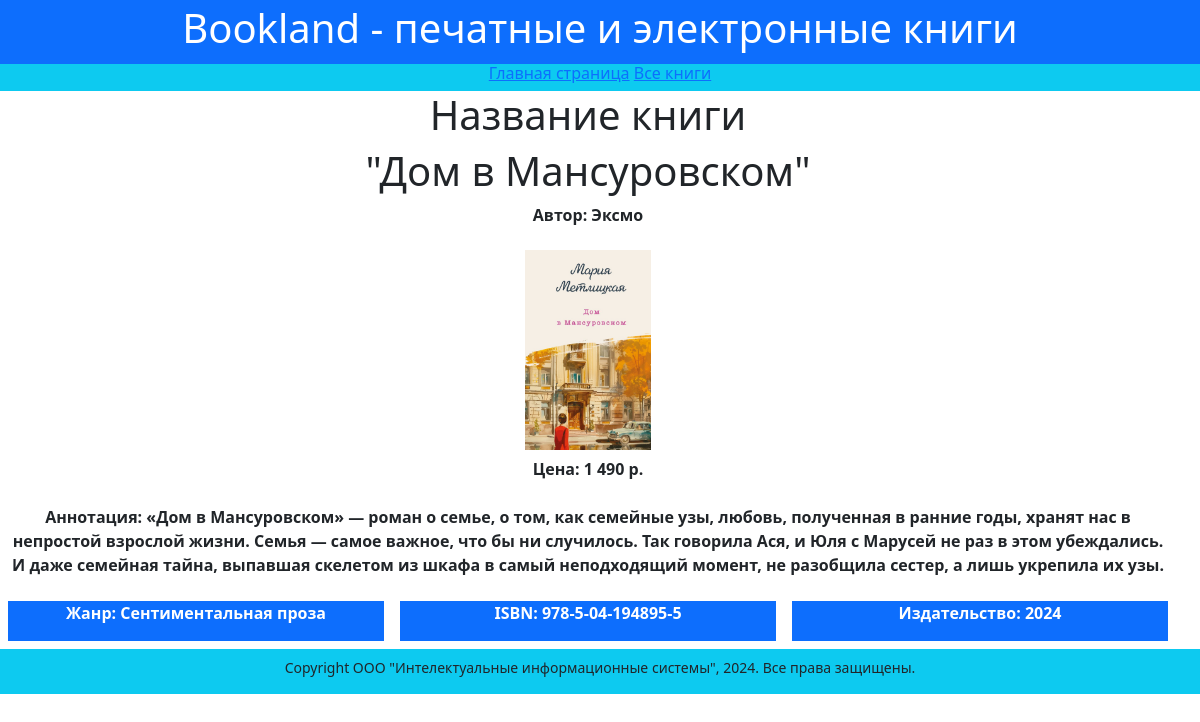
/book_list/3, run on the app's committed database.
### tables this page shows
CREATE TABLE "books" (
	"id"	integer NOT NULL,
	"title"	varchar(200) NOT NULL,
	"genre"	varchar(200) NOT NULL,
	"publisher"	varchar(200) NOT NULL,
	"year"	varchar(4) NOT NULL,
	"author"	varchar(100) NOT NULL,
	"description"	text NOT NULL,
	"isbn"	varchar(13) NOT NULL,
	"price"	varchar(10) NOT NULL,
	"photo"	varchar(100) NOT NULL,
	PRIMARY KEY("id" AUTOINCREMENT)
);

### routes.py (the view)
@app.route('/book_list/<book_id>')
def book_detail(book_id):
    connect = get_db_conn()
    book_ = connect.execute('SELECT * FROM books WHERE id = ?', (int(book_id),))
    book = dict(zip(attr, list(book_)[0]))
    connect.close()
    return render_template('book_detail.html', book=book)

### routes.py (called while the page is built)
def get_db_conn():
    connect = sqlite3.connect('db.sqlite3')
    cursor = connect.cursor()
    return cursor

### templates/book_detail.html
{% extends "base.html" %}
{% block content %}
<div class="container">
    <div class="row text-centr">
        <h1>Название книги </h1>
        <h1>"{{ book.title}}"</h1>
    </div>
    <div class="row text-centr">
        <p><strong>Автор: {{ book.author }}</strong>
    </div>
    <a href="/static/images/{{ book.photo }}"
            class="btn text-center"
            target="blank">
        <img src="/static/images/{{ book.photo }}" alt="connect"
         style="max-height:200px">
    </a>
    <div class="row text-centr">
        <div class="col">
            <p><strong>Цена: {{ book.price }}</strong>
        </div>
    </div>
    <div class="row my-2">
            <p><strong>Аннотация: {{ book.description }}</strong>
    </div>
    <div class="row my-2">
        <div class="col mx-2 bg-primary text-white">
            <p><strong>Жанр: {{ book.genre }}</strong>
        </div>
        <div class="col mx-2 bg-primary text-white">
            <p><strong>ISBN: {{ book.isbn }}</strong>
        </div>
        <div class="col mx-2 bg-primary text-white">
            <p><strong>Издательство: {{ book.publisher }}</strong>
        </div>
    </div>
</div>
{% endblock content %}

### data on the page
books: title "Дом в Мансуровском", author "Эксмо", photo (picture), price "1 490 р.", description "«Дом в Мансуровском» — роман о семье, о том, как семейные узы, любовь, полученная в ранние годы, хранят нас в непростой взрослой жизни. Семья — самое важное, что бы ни случилось. Так говорила Ася, и Юля с Марусей не раз в этом убеждались. И даже семейная тайна, выпавшая скелетом из шкафа в самый неподходящий момент, не разобщила сестер, а лишь укрепила их узы.", genre "Сентиментальная проза", isbn "978-5-04-194895-5", publisher "2024"
